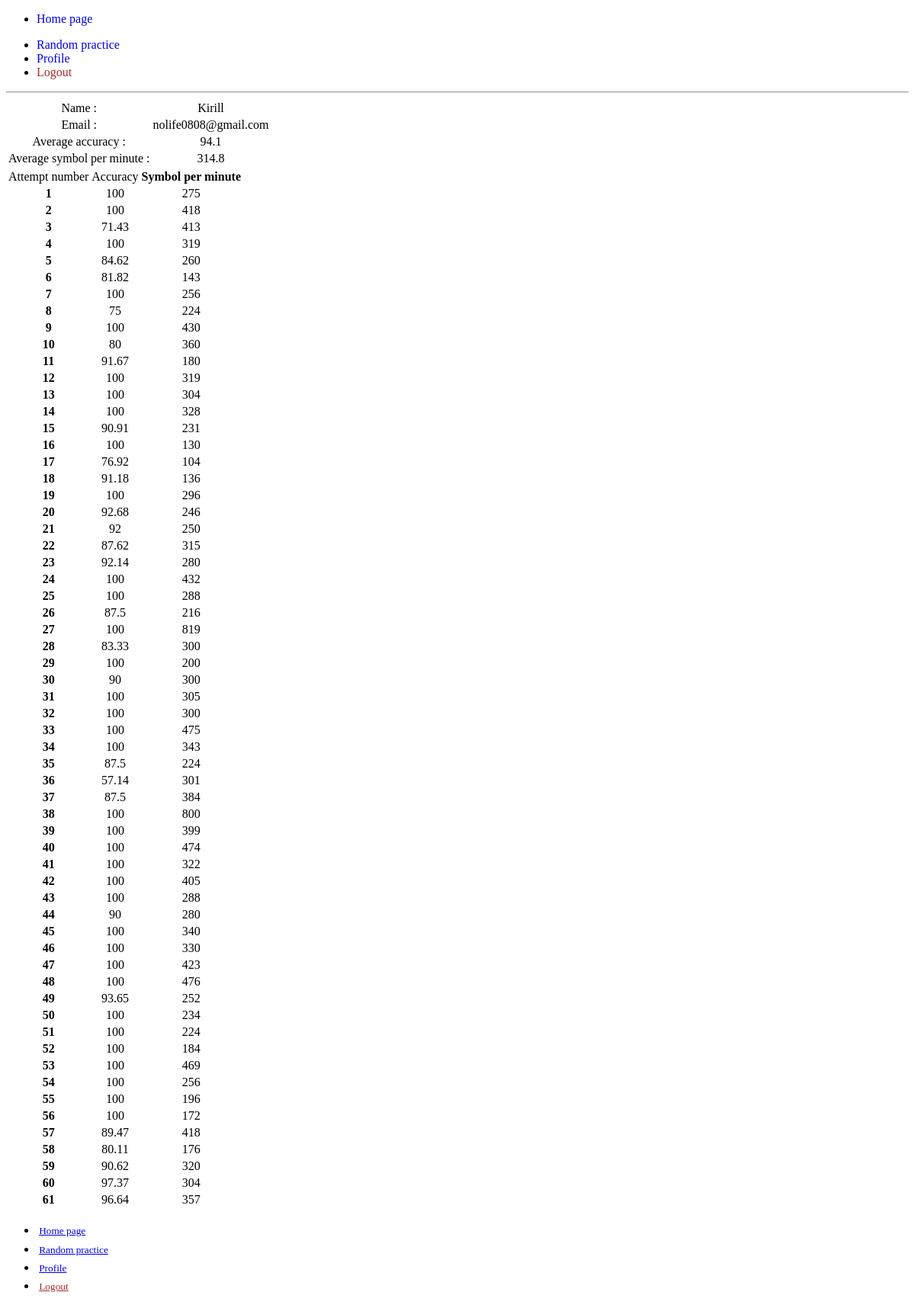
Screenshot of /profile (signed in) with the database file from the repository.
### application/models.py (models this page shows)
class User(Base, UserMixin):
    __tablename__= 'users'
    id = sqla.Column(sqla.Integer, primary_key=True, autoincrement=True)
    name = sqla.Column(sqla.String(100),nullable=False)
    email = sqla.Column(sqla.String, nullable=False, unique=True)
    password = sqla.Column(sqla.String(150), nullable=False)
    date_created = sqla.Column(sqla.String, default=datetime.now().astimezone())
    symbol_p_minute = sqla.Column(sqla.String, default=None)
    accuracy = sqla.Column(sqla.String, default=None)

### application/blueprints.py (the view)
@user_profile_bp.route('/profile', methods=['GET','POST'])
@login_required
def profile():
    user = get_user_by_email(current_user.email)
    if user.accuracy:
        avg_accuracy = [float(i) for i in user.accuracy.split()]
        avg_accuracy = round(sum(avg_accuracy)/len(avg_accuracy),1)
    else:
        avg_accuracy = 0
    if user.symbol_p_minute :
        avg_symbol_p_minute = [float(i) for i in user.symbol_p_minute.split()]
        avg_symbol_p_minute = round(sum(avg_symbol_p_minute)/len(avg_symbol_p_minute),1)
    else:
        avg_symbol_p_minute = 0
    return render_template('profile.html', user = user, avg_accuracy = avg_accuracy,avg_symbol_p_minute= avg_symbol_p_minute)

### application/__init__.py (called while the page is built)
def create_app(test_config=None):
    app = Flask(__name__, instance_relative_config=True)
    app.register_blueprint(auth_bp)
    app.register_blueprint(user_profile_bp)
    app.register_blueprint(views)
    from .database import  init_db
    app.config.from_mapping(
        SECRET_KEY='dev',
        DATABASE=os.path.join(app.instance_path, 'application.sqlite'))
    if test_config is None:
        app.config.from_pyfile('config.py', silent=True)
    else:
        app.config.from_mapping(test_config)
    try:
        os.makedirs(app.instance_path)
    except OSError:
        pass
    init_db()
    login_manager = LoginManager()
    login_manager.init_app(app)
    @login_manager.user_loader
    def load_user(user_id:str):
        return get_user(user_id)
    return app

### application/database.py (called while the page is built)
def session_decorator(func): # will use it as decorator to get rid of necessity of manually closing the db connection
    with Session(engine) as session:
        def session_wrapper(*args):
            return func(*args,session)
    return session_wrapper

@session_decorator
def get_user(id:str,session): # specific function for flask-login
    return session.get(User, id)

@session_decorator # the way an app will get users from db
def get_user_by_email(email:str,session):
    user = session.scalars(sqla.select(User).where(User.email == email)).first()
    return user

### application/templates/profile.html (shortened to what this page needs)
{%extends 'base.html'%}
{%block main_content%}
<table >
    <tbody>
        <tr>
        <td>Name :</td>
        <td>{{user.name}}</td>
        </tr>
        <tr>
            <td>Email :</td>
            <td>{{user.email}}</td>
        </tr>
        <tr>
            <td>Average accuracy :</td>
            <td>{{avg_accuracy}}</td>
        <tr>
            <td>Average symbol per minute :</td>
            <td>{{avg_symbol_p_minute}}</td>
        </tr>
    </tbody>
</table>
<table class="striped">
    <tbody>
        <tr>
            <td scope="col">Attempt number</th>
            <td scope="col">Accuracy</th>
            <th scope="col">Symbol per minute</th>
          </tr>
    {% if user.accuracy%}
    {% for i in range(user.accuracy.split()|count)%}
      <tr>
        <th scope="row">{{i+1}}</th>
        <td>{{user.accuracy.split()[i]}}</td>
        <td>{{user.symbol_p_minute.split()[i]}}</td>
      </tr>
    {%endfor%}
    {%endif%}
    </tbody>
  </table>
{%endblock%}

### application/templates/base.html (shortened to what this page needs)
<!DOCTYPE html>
<html lang="en">
<head>
    <link rel="stylesheet" href="https://cdn.jsdelivr.net/npm/@picocss/pico@2/css/pico.pumpkin.min.css"/>
    <link rel="stylesheet" type="text/css" href="{{url_for('static',filename='css/styles.css')}}">
</head>
<body>
<main class="container">
  {%include 'header.html'%}
    {% block main_content %}{%endblock%}
</main>
</body>
{%include 'footer.html'%}
</html>

### application/templates/header.html (shortened to what this page needs)
<header>
<nav>
    <ul>
      <li><a href="/">Home page</a></li>
    </ul>
    <ul>
      <li><a href="/typing_test">Random practice</a></li>
      {% if current_user.is_authenticated%}
      <li><a href="/profile">Profile</a></li>
      <li><a style="color: brown;" href="/logout">Logout</a></li>
      {%endif%}
    </ul>
  </nav>
  <hr>
</header>

### application/templates/footer.html (shortened to what this page needs)
<footer>
<nav aria-label="breadcrumb" class="breadcrumb">
    <div>
    <ul>
      <li><a href="/"><small>Home page</small></a></li>
      <li><a href="/typing_test"><small>Random practice</small></a></li>
      {% if current_user.is_authenticated%}
      <li><a href="/profile"><small>Profile</small></a></li>
      <li><a style="color: brown;" href="/logout"><small>Logout</small></a></li>
      {%endif%}
    </ul>
</div>
  </nav>
</footer>

### application/static/css/styles.css (style rules this page uses)
:root { --pico-primary-background: #d24317; --pico-font-size: 1.5rem; --string_length: 1; --pico-nav-breadcrumb-divider: none; --pico-border-radius: 0.25rem; }
.container { min-height: 85vh; }
table tr,table th,table td { text-align: center; }
.breadcrumb div { margin: auto; list-style-type:none }
.breadcrumb div ul li { padding: 0.2rem; }
footer { bottom: 0vh; width: 100%; }
footer nav { position: relative; margin: auto; }
header hr { margin-top: 0; }
header nav a { text-decoration: none; }

### rows the page displays
User: name "Kirill", email "nolife0808@gmail.com", accuracy "100" "100" "71.43" "100" "84.62" "81.82" "100" "75" "100" "80" "91.67" "100" "100" "100" "90.91" "100" "76.92" "91.18" "100" "92.68" "92" "87.62" "92.14" "100" "100" "87.5" "100" "83.33" "100" "90" "100" "100" "100" "100" "87.5" "57.14" "87.5" "100" "100" "100" "100" "100" "100" "90" "100" "100" "100" "100" "93.65" "100" "100" "100" "100" "100" "100" "100" "89.47" "80.11" "90.62" "97.37" "96.64", symbol_p_minute "275" "418" "413" "319" "260" "143" "256" "224" "430" "360" "180" "319" "304" "328" "231" "130" "104" "136" "296" "246" "250" "315" "280" "432" "288" "216" "819" "300" "200" "300" "305" "300" "475" "343" "224" "301" "384" "800" "399" "474" "322" "405" "288" "280" "340" "330" "423" "476" "252" "234" "224" "184" "469" "256" "196" "172" "418" "176" "320" "304" "357"

### other values shown
{{ avg_accuracy }} "94.1"
{{ avg_symbol_p_minute }} "314.8"
{{ i+1 }} "1" "2" "3" "4" "5" "6" "7" "8" "9" "10" "11" "12" "13" "14" "15" "16" "17" "18" "19" "20" "21" "22" "23" "24" "25" "26" "27" "28" "29" "30" "31" "32" "33" "34" "35" "36" "37" "38" "39" "40" "41" "42" "43" "44" "45" "46" "47" "48" "49" "50" "51" "52" "53" "54" "55" "56" "57" "58" "59" "60" "61"
